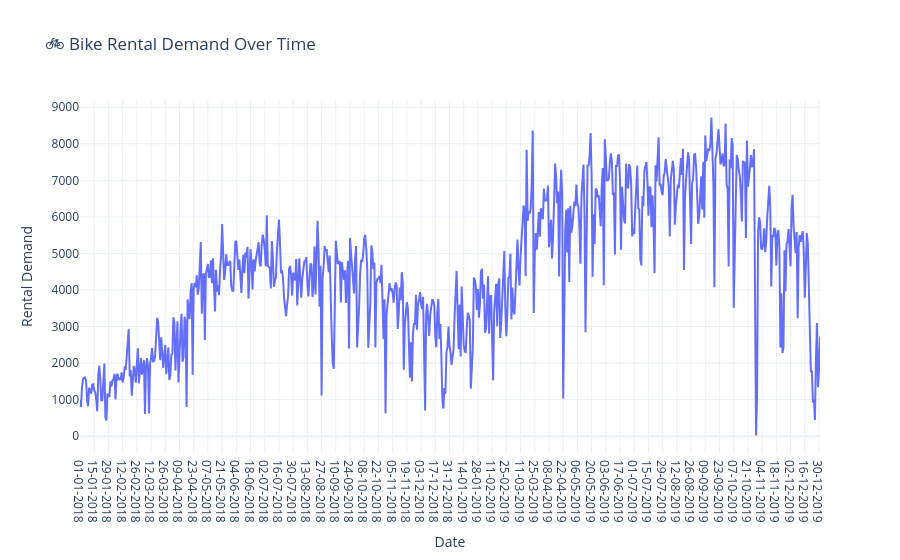

Notebook code for this chart:
### Markdown cell above
#### Demand Over Time:

### Code cell
import plotly.express as px

fig = px.line(
    df,
    x="dteday",
    y="cnt",
    title="🚲 Bike Rental Demand Over Time",
    hover_data=["temp", "hum", "windspeed", "weathersit"]
)

fig.update_layout(
    template="plotly_white",
    xaxis_title="Date",
    yaxis_title="Rental Demand",
    hovermode="x unified"
)

fig.show()

### Figure 1 — Plotly figure (JSON) as saved in the notebook; plotly's stock layout.template omitted (floating-point values rounded to 4 significant figures; data arrays with more than 128 entries replaced by an {"elided": "..."} marker saying what was removed)
{"data": [{"customdata": {"elided": "730x4 float values"}, "hovertemplate": "dteday=%{x}<br>cnt=%{y}<br>temp=%{customdata[0]}<br>hum=%{customdata[1]}<br>windspeed=%{customdata[2]}<br>weathersit=%{customdata[3]}<extra></extra>", "legendgroup": "", "line": {"color": "#636efa", "dash": "solid"}, "marker": {"symbol": "circle"}, "mode": "lines", "name": "", "orientation": "v", "showlegend": false, "type": "scatter", "x": {"elided": "730 str values"}, "xaxis": "x", "y": {"elided": "730 int values"}, "yaxis": "y"}], "layout": {"hovermode": "x unified", "legend": {"tracegroupgap": 0}, "title": {"text": "🚲 Bike Rental Demand Over Time"}, "xaxis": {"anchor": "y", "domain": [0, 1], "title": {"text": "Date"}}, "yaxis": {"anchor": "x", "domain": [0, 1], "title": {"text": "Rental Demand"}}}}
